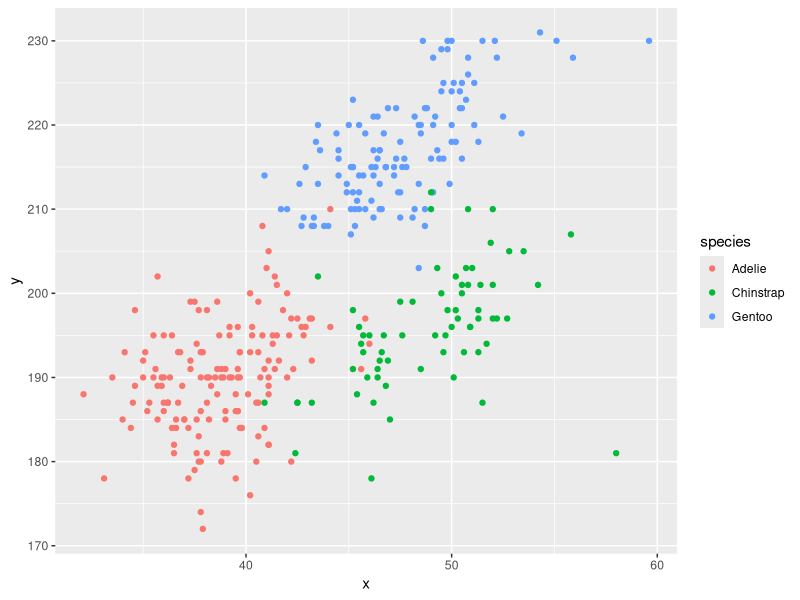

R code for this plot:
## ---- chunk 1
### Package setup, not included in Rmd file
library(ggplot2)
library(dplyr)
## ---- chunk 2
### Import dataset
data("penguins", package = "palmerpenguins")

## ---- chunk 3
### Scatterplot
species = penguins %>% pull(species)
plot_df =
  tibble(
    x = penguins %>% pull(bill_length_mm),
    y = penguins %>% pull(flipper_length_mm)
  )
ggplot(plot_df, aes(x = x, y = y, color = species)) +
  geom_point()
## ---- chunk 4

